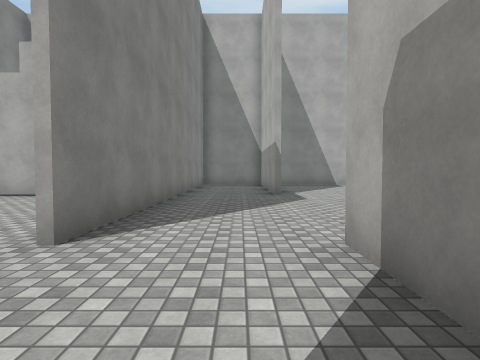
[1] (above)

17 first-person views from a walk through a 3-D level made in the Unity game engine. The camera is 1.3 m above the floor, tilts 2° down and sees 80° across. The floor is counted in squares, 2 m on a side. Each view is taken from the middle of a square. On the plan, view 1 faces up. The plan holds only what a view shows up to about 9 squares ahead; the rest is blank. The player is left out. Surface patterns are stand-ins for the level's own textures.

[2]
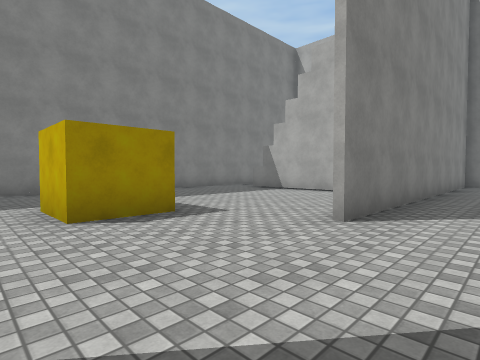

[3]
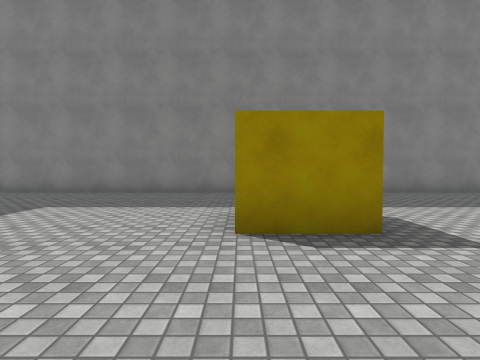

[4]
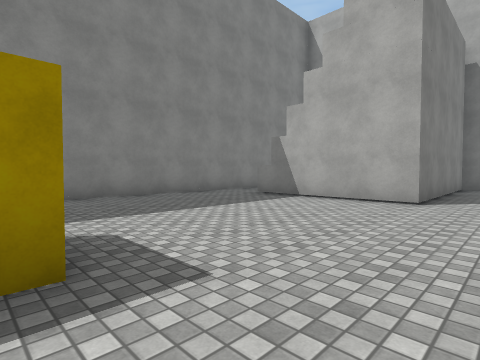

[5]
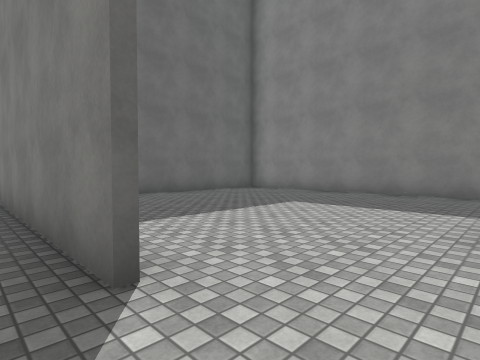

[6]
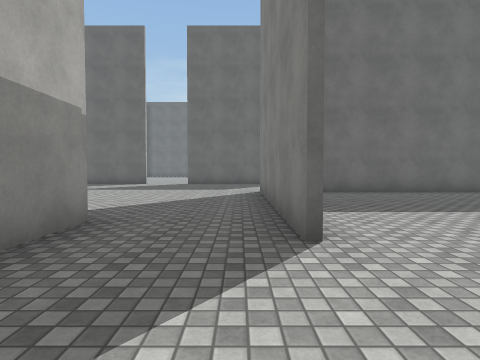

[7]
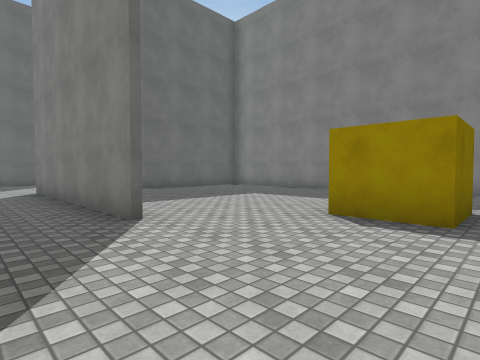

[8]
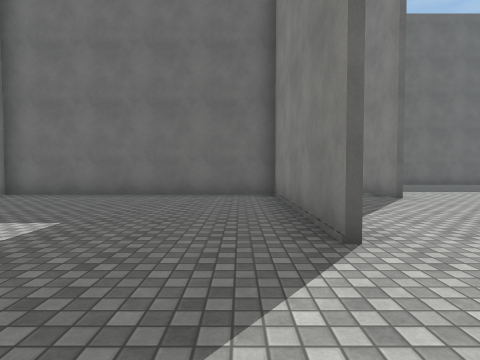

[9]
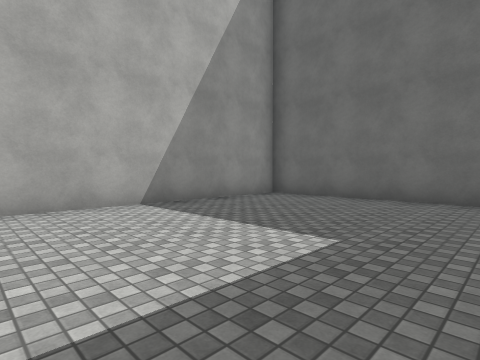

[10]
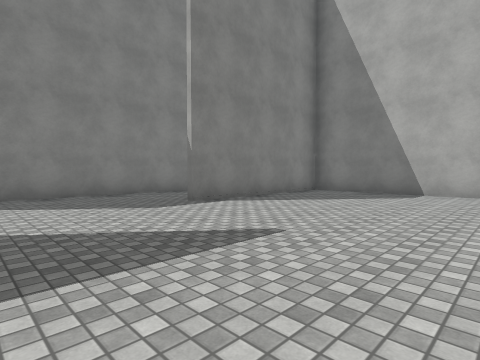

[11]
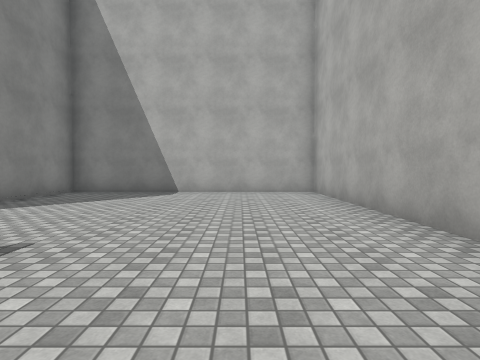

[12]
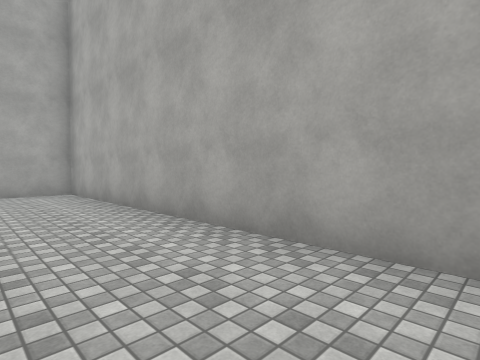

[13]
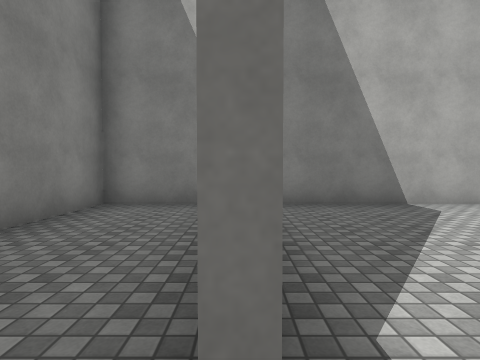

[14]
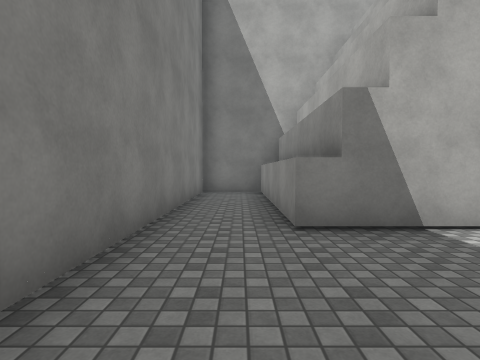

[15]
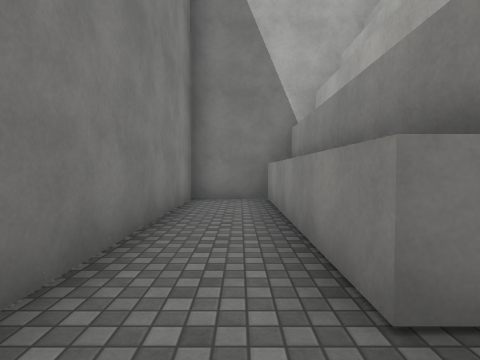

[16]
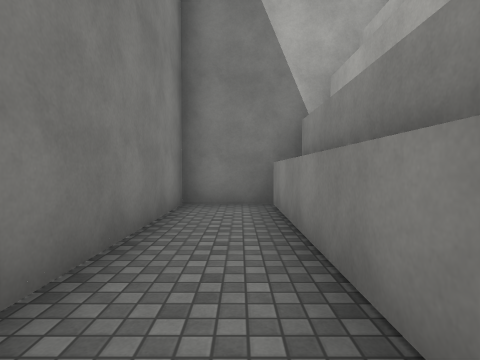

[17]
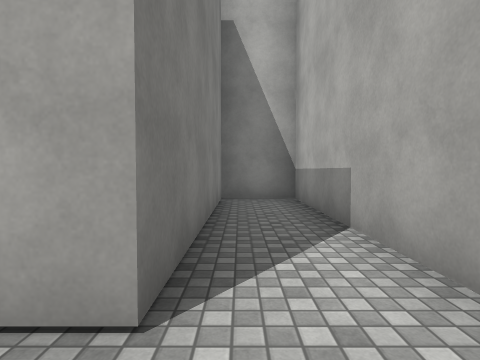

### Floor plan
Points are (right, up) in squares from view 1. A wall is a line through its corners. A room is listed if a view was taken in it or the views show most of it. See-through windows are left out.
Room 1 (views 1, 2, 3, 4, 5, 6)
walls: (-3.9, 1.5) (-3.9, 0)
ways out: opening at (-0.5, 2.5) to room 2; opening at (-3.3, 0) to room 3; opening at (-0.5, -2.5)
Room 2 (views 7, 8, 9, 10, 11, 12, 13)
walls: (1.1, 2.5) (1.1, -2.5) (8.2, -2.5) (8.2, 12.4) (1.1, 12.4) (1.1, 7.5); (0.9, 7.5) (0.9, 8.9); (0.9, 1) (0.9, 2.5); (0.2, 12.4) (-1.6, 12.4) (-1.6, 2.4)
ways out: opening at (-0.5, 2.5) to room 1
Room 3 (views 14, 15, 16, 17)
walls: (-5.5, 1.5) (-3.9, 1.5); (-3.9, 0) (-5.5, 0); (-6.9, 7) (-6.9, 8); (-1.7, 7.4) (-1.7, 12.4) (-3.5, 12.4); (-8.1, -7.4) (-3.4, -7.4); (-3.4, 12.1) (-3.4, 7.1) (-7.4, 7.1) (-7.4, 12.1); (-7.1, 12.4) (-9.1, 12.4) (-9.1, -6.9)
ways out: opening at (-3.3, 0) to room 1; gap at (-7, 12); gap at (-4, 12)

Positions as (right, up) in squares from view 1, and headings:
1: (0, 0), facing up
2: (0, -1), facing up-left
3: (-1, 0), facing left
4: (-2, 1), facing up-left
5: (-1, 0), facing down-left
6: (-1, 1), facing down
7: (0, 2), facing down-left
8: (2, 5), facing down
9: (3, 4), facing down-right
10: (6, 4), facing up-left
11: (6, 4), facing up
12: (6, 4), facing up-right
13: (1, 7), facing up
14: (-8, 4), facing up
15: (-8, 6), facing up
16: (-8, 7), facing up
17: (-3, 6), facing up
